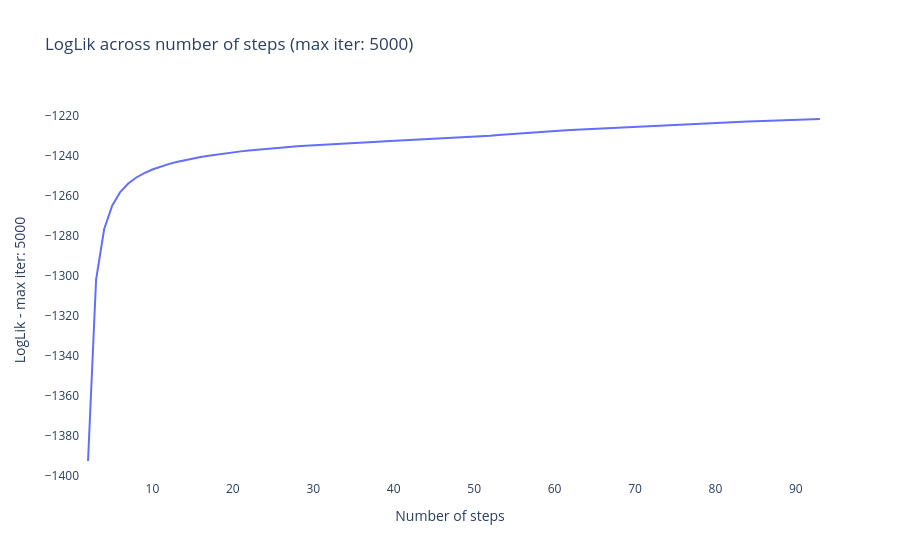

Here is the notebook cell this chart was saved with:
### Code cell
# -------------------------------------------------Plot LogLik convergence
fig_loglik = plot_loglik(ResObject, Time, show=False)
fig_loglik.show()
